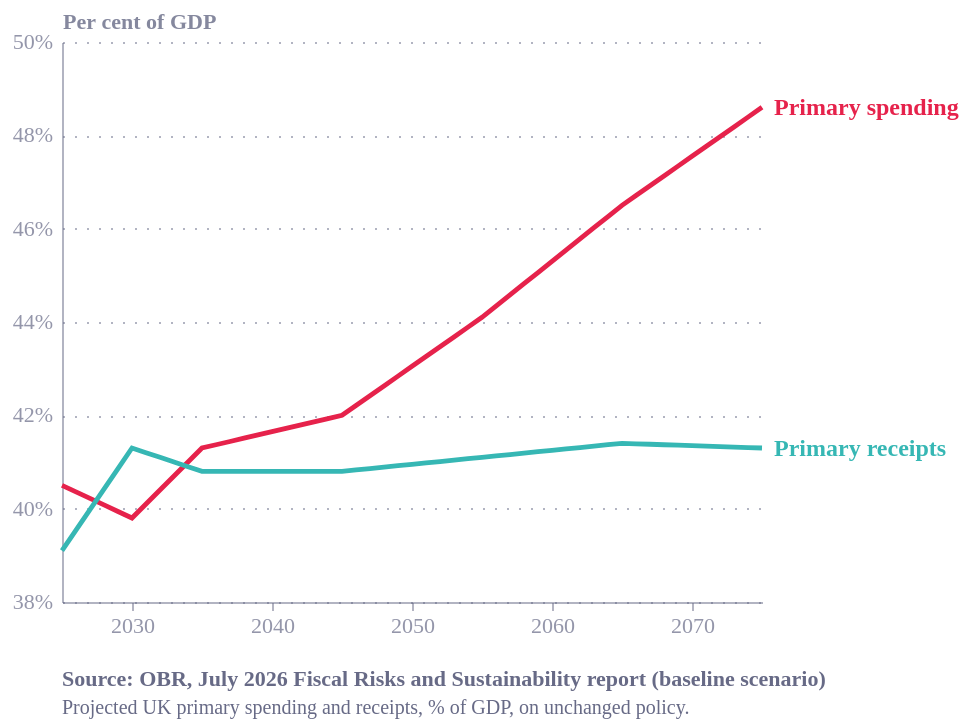

This figure's Vega-Lite source:
### Vega-Lite specification from a JSON file in a GitHub repository (floating-point values rounded to 4 significant figures)
{"config": {"font": "Circular Std", "text": {"color": "#676A86", "align": "left", "baseline": "middle", "dx": 7, "dy": 0, "fontSize": 11}, "view": {"stroke": "transparent", "continuousWidth": 400, "continuousHeight": 300, "discreteWidth": 400, "discreteHeight": 300, "fill": "transparent"}, "range": {"category": ["#36B7B4", "#E6224B", "#F4C245", "#0063AF", "#00A767", "#179FDB", "#EB5C2E"], "diverging": ["#E6224B", "#E54753", "#C9C9C9", "#179FDB", "#122B39"], "heatmap": ["#C9C9C9", "#179FDB", "#0063AF", "#122B39"], "ordinal": ["#00A767", "#36B7B4", "#179FDB", "#0063AF", "#243B5A"]}, "bar": {"color": "#179fdb"}, "line": {"color": "#e6224b"}, "rule": {"color": "#676A86"}, "area": {"opacity": 0.3}, "point": {"filled": true, "size": 80, "color": "#e6224b", "opacity": 0.95}, "geoshape": {"stroke": "white", "strokeWidth": 0.3}, "rect": {"fill": "#d6d4d4", "opacity": 0.3}, "axis": {"labelColor": "#676A86", "labelFontSize": 11, "labelFont": "Circular Std", "labelOpacity": 0.7, "tickColor": "#676A86", "tickOpacity": 0.5, "domainColor": "#676A86", "domainOpacity": 0.5, "gridColor": "#676A86", "gridDash": [2, 2], "gridOpacity": 0.5, "title": null, "titleColor": "#676A86", "titleOpacity": 0.8, "tickSize": 4}, "axisXDiscrete": {"grid": false, "labelAngle": 0, "tickCount": 10, "tickOpacity": 0.5, "title": null}, "axisYDiscrete": {"ticks": false, "labelPadding": 5}, "axisXTemporal": {"grid": false, "ticks": true}, "axisXQuantitative": {"grid": true}, "axisYQuantitative": {"gridColor": "#676A86", "gridDash": [1, 5], "gridOpacity": 0.5, "ticks": false, "labelPadding": 5, "tickCount": 8, "titleAngle": 0, "titleAlign": "left", "titleBaseline": "bottom", "titleX": 0, "titleY": -5}, "title": {"color": "#676A86E6", "subtitleColor": "#676A86", "font": "Circular Std", "subtitleFont": "Circular Std", "anchor": "start", "fontSize": 14, "subtitleFontSize": 12, "subtitlePadding": 4, "offset": 0, "frame": "group"}, "legend": {"titleColor": "#122b39", "title": null, "labelColor": "#122b39", "labelFontSize": 11}, "background": "white"}, "layer": [{"mark": {"type": "line", "strokeWidth": 2.4}, "encoding": {"color": {"field": "series", "legend": null, "type": "nominal"}, "detail": {"field": "series", "type": "nominal"}, "x": {"axis": {"format": "%Y", "tickCount": 7}, "field": "date", "title": null, "type": "temporal"}, "y": {"axis": {"labelExpr": "datum.label + '%'"}, "field": "pct", "scale": {"domain": [38, 50]}, "title": "Per cent of GDP", "type": "quantitative"}}}, {"mark": {"type": "text", "align": "left", "dx": 6, "fontSize": 12, "fontWeight": "bold"}, "encoding": {"color": {"field": "series", "legend": null, "type": "nominal"}, "text": {"aggregate": {"argmax": "date"}, "field": "series", "type": "nominal"}, "x": {"aggregate": "max", "field": "date", "type": "temporal"}, "y": {"aggregate": {"argmax": "date"}, "field": "pct", "type": "quantitative"}}}], "data": {"name": "data-7c92474e592a6c0a80cab001ec5647d2"}, "height": 280, "title": {"text": "Source: OBR, July 2026 Fiscal Risks and Sustainability report (baseline scenario)", "anchor": "start", "color": "#676A86", "dy": 12, "fontSize": 11, "orient": "bottom", "subtitle": ["Projected UK primary spending and receipts, % of GDP, on unchanged policy."], "subtitleColor": "#676A86", "subtitleFontSize": 10}, "width": 350, "$schema": "https://vega.github.io/schema/vega-lite/v6.4.1.json", "datasets": {"data-7c92474e592a6c0a80cab001ec5647d2": [{"year": 2025, "pct": 40.5, "series": "Primary spending", "date": "2025-01-01T00:00:00"}, {"year": 2025, "pct": 39.1, "series": "Primary receipts", "date": "2025-01-01T00:00:00"}, {"year": 2026, "pct": 40.36, "series": "Primary spending", "date": "2026-01-01T00:00:00"}, {"year": 2026, "pct": 39.54, "series": "Primary receipts", "date": "2026-01-01T00:00:00"}, {"year": 2027, "pct": 40.22, "series": "Primary spending", "date": "2027-01-01T00:00:00"}, {"year": 2027, "pct": 39.98, "series": "Primary receipts", "date": "2027-01-01T00:00:00"}, {"year": 2028, "pct": 40.08, "series": "Primary spending", "date": "2028-01-01T00:00:00"}, {"year": 2028, "pct": 40.42, "series": "Primary receipts", "date": "2028-01-01T00:00:00"}, {"year": 2029, "pct": 39.94, "series": "Primary spending", "date": "2029-01-01T00:00:00"}, {"year": 2029, "pct": 40.86, "series": "Primary receipts", "date": "2029-01-01T00:00:00"}, {"year": 2030, "pct": 39.8, "series": "Primary spending", "date": "2030-01-01T00:00:00"}, {"year": 2030, "pct": 41.3, "series": "Primary receipts", "date": "2030-01-01T00:00:00"}, {"year": 2031, "pct": 40.1, "series": "Primary spending", "date": "2031-01-01T00:00:00"}, {"year": 2031, "pct": 41.2, "series": "Primary receipts", "date": "2031-01-01T00:00:00"}, {"year": 2032, "pct": 40.4, "series": "Primary spending", "date": "2032-01-01T00:00:00"}, {"year": 2032, "pct": 41.1, "series": "Primary receipts", "date": "2032-01-01T00:00:00"}, {"year": 2033, "pct": 40.7, "series": "Primary spending", "date": "2033-01-01T00:00:00"}, {"year": 2033, "pct": 41.0, "series": "Primary receipts", "date": "2033-01-01T00:00:00"}, {"year": 2034, "pct": 41.0, "series": "Primary spending", "date": "2034-01-01T00:00:00"}, {"year": 2034, "pct": 40.9, "series": "Primary receipts", "date": "2034-01-01T00:00:00"}, {"year": 2035, "pct": 41.3, "series": "Primary spending", "date": "2035-01-01T00:00:00"}, {"year": 2035, "pct": 40.8, "series": "Primary receipts", "date": "2035-01-01T00:00:00"}, {"year": 2036, "pct": 41.37, "series": "Primary spending", "date": "2036-01-01T00:00:00"}, {"year": 2036, "pct": 40.8, "series": "Primary receipts", "date": "2036-01-01T00:00:00"}, {"year": 2037, "pct": 41.44, "series": "Primary spending", "date": "2037-01-01T00:00:00"}, {"year": 2037, "pct": 40.8, "series": "Primary receipts", "date": "2037-01-01T00:00:00"}, {"year": 2038, "pct": 41.51, "series": "Primary spending", "date": "2038-01-01T00:00:00"}, {"year": 2038, "pct": 40.8, "series": "Primary receipts", "date": "2038-01-01T00:00:00"}, {"year": 2039, "pct": 41.58, "series": "Primary spending", "date": "2039-01-01T00:00:00"}, {"year": 2039, "pct": 40.8, "series": "Primary receipts", "date": "2039-01-01T00:00:00"}, {"year": 2040, "pct": 41.65, "series": "Primary spending", "date": "2040-01-01T00:00:00"}, {"year": 2040, "pct": 40.8, "series": "Primary receipts", "date": "2040-01-01T00:00:00"}, {"year": 2041, "pct": 41.72, "series": "Primary spending", "date": "2041-01-01T00:00:00"}, {"year": 2041, "pct": 40.8, "series": "Primary receipts", "date": "2041-01-01T00:00:00"}, {"year": 2042, "pct": 41.79, "series": "Primary spending", "date": "2042-01-01T00:00:00"}, {"year": 2042, "pct": 40.8, "series": "Primary receipts", "date": "2042-01-01T00:00:00"}, {"year": 2043, "pct": 41.86, "series": "Primary spending", "date": "2043-01-01T00:00:00"}, {"year": 2043, "pct": 40.8, "series": "Primary receipts", "date": "2043-01-01T00:00:00"}, {"year": 2044, "pct": 41.93, "series": "Primary spending", "date": "2044-01-01T00:00:00"}, {"year": 2044, "pct": 40.8, "series": "Primary receipts", "date": "2044-01-01T00:00:00"}, {"year": 2045, "pct": 42.0, "series": "Primary spending", "date": "2045-01-01T00:00:00"}, {"year": 2045, "pct": 40.8, "series": "Primary receipts", "date": "2045-01-01T00:00:00"}, {"year": 2046, "pct": 42.21, "series": "Primary spending", "date": "2046-01-01T00:00:00"}, {"year": 2046, "pct": 40.83, "series": "Primary receipts", "date": "2046-01-01T00:00:00"}, {"year": 2047, "pct": 42.42, "series": "Primary spending", "date": "2047-01-01T00:00:00"}, {"year": 2047, "pct": 40.86, "series": "Primary receipts", "date": "2047-01-01T00:00:00"}, {"year": 2048, "pct": 42.63, "series": "Primary spending", "date": "2048-01-01T00:00:00"}, {"year": 2048, "pct": 40.89, "series": "Primary receipts", "date": "2048-01-01T00:00:00"}, {"year": 2049, "pct": 42.84, "series": "Primary spending", "date": "2049-01-01T00:00:00"}, {"year": 2049, "pct": 40.92, "series": "Primary receipts", "date": "2049-01-01T00:00:00"}, {"year": 2050, "pct": 43.05, "series": "Primary spending", "date": "2050-01-01T00:00:00"}, {"year": 2050, "pct": 40.95, "series": "Primary receipts", "date": "2050-01-01T00:00:00"}, {"year": 2051, "pct": 43.26, "series": "Primary spending", "date": "2051-01-01T00:00:00"}, {"year": 2051, "pct": 40.98, "series": "Primary receipts", "date": "2051-01-01T00:00:00"}, {"year": 2052, "pct": 43.47, "series": "Primary spending", "date": "2052-01-01T00:00:00"}, {"year": 2052, "pct": 41.01, "series": "Primary receipts", "date": "2052-01-01T00:00:00"}, {"year": 2053, "pct": 43.68, "series": "Primary spending", "date": "2053-01-01T00:00:00"}, {"year": 2053, "pct": 41.04, "series": "Primary receipts", "date": "2053-01-01T00:00:00"}, {"year": 2054, "pct": 43.89, "series": "Primary spending", "date": "2054-01-01T00:00:00"}, {"year": 2054, "pct": 41.07, "series": "Primary receipts", "date": "2054-01-01T00:00:00"}, {"year": 2055, "pct": 44.1, "series": "Primary spending", "date": "2055-01-01T00:00:00"}, {"year": 2055, "pct": 41.1, "series": "Primary receipts", "date": "2055-01-01T00:00:00"}, {"year": 2056, "pct": 44.34, "series": "Primary spending", "date": "2056-01-01T00:00:00"}, {"year": 2056, "pct": 41.13, "series": "Primary receipts", "date": "2056-01-01T00:00:00"}, {"year": 2057, "pct": 44.58, "series": "Primary spending", "date": "2057-01-01T00:00:00"}, {"year": 2057, "pct": 41.16, "series": "Primary receipts", "date": "2057-01-01T00:00:00"}, {"year": 2058, "pct": 44.82, "series": "Primary spending", "date": "2058-01-01T00:00:00"}, {"year": 2058, "pct": 41.19, "series": "Primary receipts", "date": "2058-01-01T00:00:00"}, {"year": 2059, "pct": 45.06, "series": "Primary spending", "date": "2059-01-01T00:00:00"}, {"year": 2059, "pct": 41.22, "series": "Primary receipts", "date": "2059-01-01T00:00:00"}, {"year": 2060, "pct": 45.3, "series": "Primary spending", "date": "2060-01-01T00:00:00"}, {"year": 2060, "pct": 41.25, "series": "Primary receipts", "date": "2060-01-01T00:00:00"}, {"year": 2061, "pct": 45.54, "series": "Primary spending", "date": "2061-01-01T00:00:00"}, {"year": 2061, "pct": 41.28, "series": "Primary receipts", "date": "2061-01-01T00:00:00"}, {"year": 2062, "pct": 45.78, "series": "Primary spending", "date": "2062-01-01T00:00:00"}, {"year": 2062, "pct": 41.31, "series": "Primary receipts", "date": "2062-01-01T00:00:00"}, {"year": 2063, "pct": 46.02, "series": "Primary spending", "date": "2063-01-01T00:00:00"}, {"year": 2063, "pct": 41.34, "series": "Primary receipts", "date": "2063-01-01T00:00:00"}, {"year": 2064, "pct": 46.26, "series": "Primary spending", "date": "2064-01-01T00:00:00"}, {"year": 2064, "pct": 41.37, "series": "Primary receipts", "date": "2064-01-01T00:00:00"}, {"year": 2065, "pct": 46.5, "series": "Primary spending", "date": "2065-01-01T00:00:00"}, {"year": 2065, "pct": 41.4, "series": "Primary receipts", "date": "2065-01-01T00:00:00"}, {"year": 2066, "pct": 46.71, "series": "Primary spending", "date": "2066-01-01T00:00:00"}, {"year": 2066, "pct": 41.39, "series": "Primary receipts", "date": "2066-01-01T00:00:00"}, {"year": 2067, "pct": 46.92, "series": "Primary spending", "date": "2067-01-01T00:00:00"}, {"year": 2067, "pct": 41.38, "series": "Primary receipts", "date": "2067-01-01T00:00:00"}, {"year": 2068, "pct": 47.13, "series": "Primary spending", "date": "2068-01-01T00:00:00"}, {"year": 2068, "pct": 41.37, "series": "Primary receipts", "date": "2068-01-01T00:00:00"}, {"year": 2069, "pct": 47.34, "series": "Primary spending", "date": "2069-01-01T00:00:00"}, {"year": 2069, "pct": 41.36, "series": "Primary receipts", "date": "2069-01-01T00:00:00"}, {"year": 2070, "pct": 47.55, "series": "Primary spending", "date": "2070-01-01T00:00:00"}, {"year": 2070, "pct": 41.35, "series": "Primary receipts", "date": "2070-01-01T00:00:00"}, {"year": 2071, "pct": 47.76, "series": "Primary spending", "date": "2071-01-01T00:00:00"}, {"year": 2071, "pct": 41.34, "series": "Primary receipts", "date": "2071-01-01T00:00:00"}, {"year": 2072, "pct": 47.97, "series": "Primary spending", "date": "2072-01-01T00:00:00"}, {"year": 2072, "pct": 41.33, "series": "Primary receipts", "date": "2072-01-01T00:00:00"}, {"year": 2073, "pct": 48.18, "series": "Primary spending", "date": "2073-01-01T00:00:00"}, {"year": 2073, "pct": 41.32, "series": "Primary receipts", "date": "2073-01-01T00:00:00"}, {"year": 2074, "pct": 48.39, "series": "Primary spending", "date": "2074-01-01T00:00:00"}, {"year": 2074, "pct": 41.31, "series": "Primary receipts", "date": "2074-01-01T00:00:00"}, {"year": 2075, "pct": 48.6, "series": "Primary spending", "date": "2075-01-01T00:00:00"}, {"year": 2075, "pct": 41.3, "series": "Primary receipts", "date": "2075-01-01T00:00:00"}]}}
